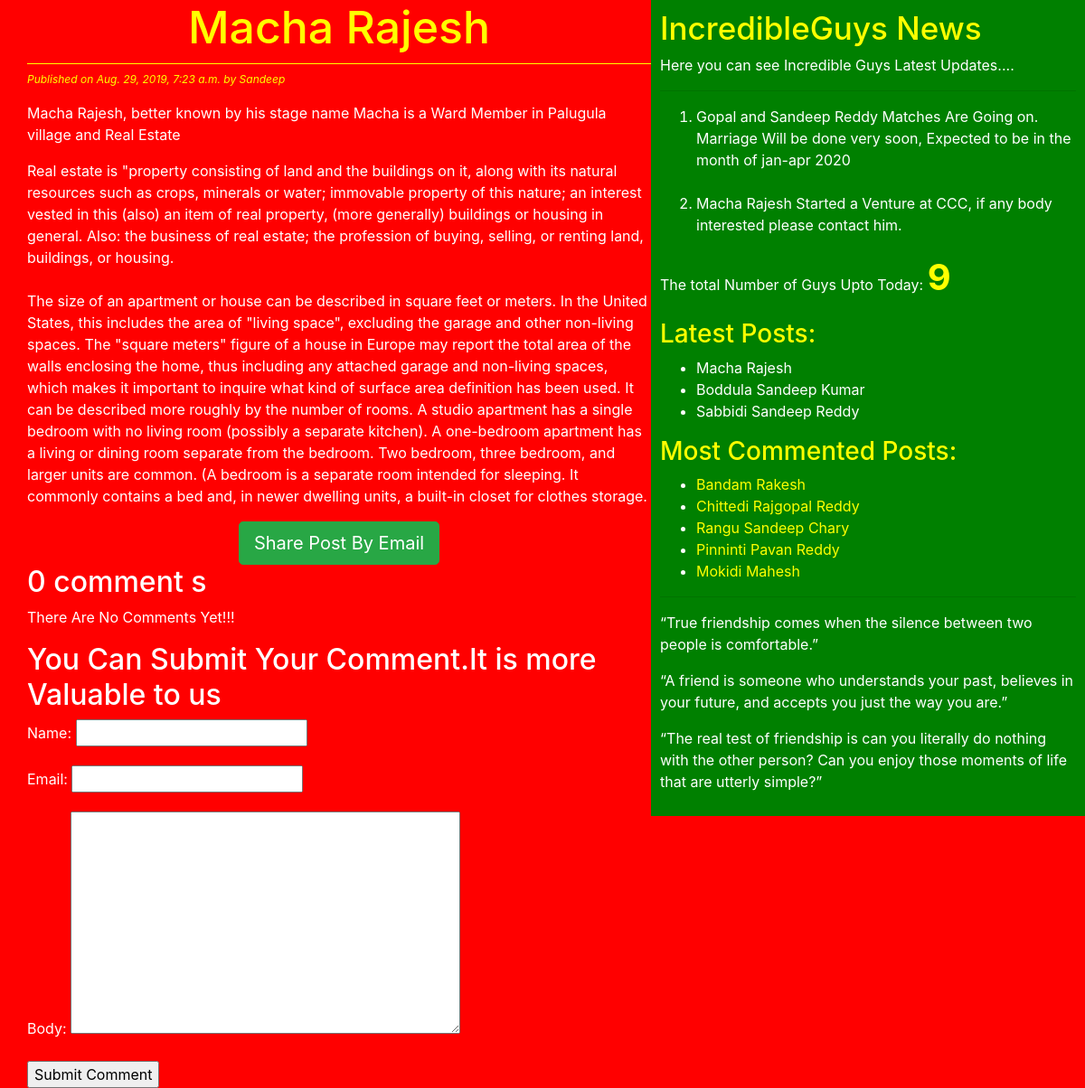
The app's page /2019/08/29/macha-rajesh/, older data.
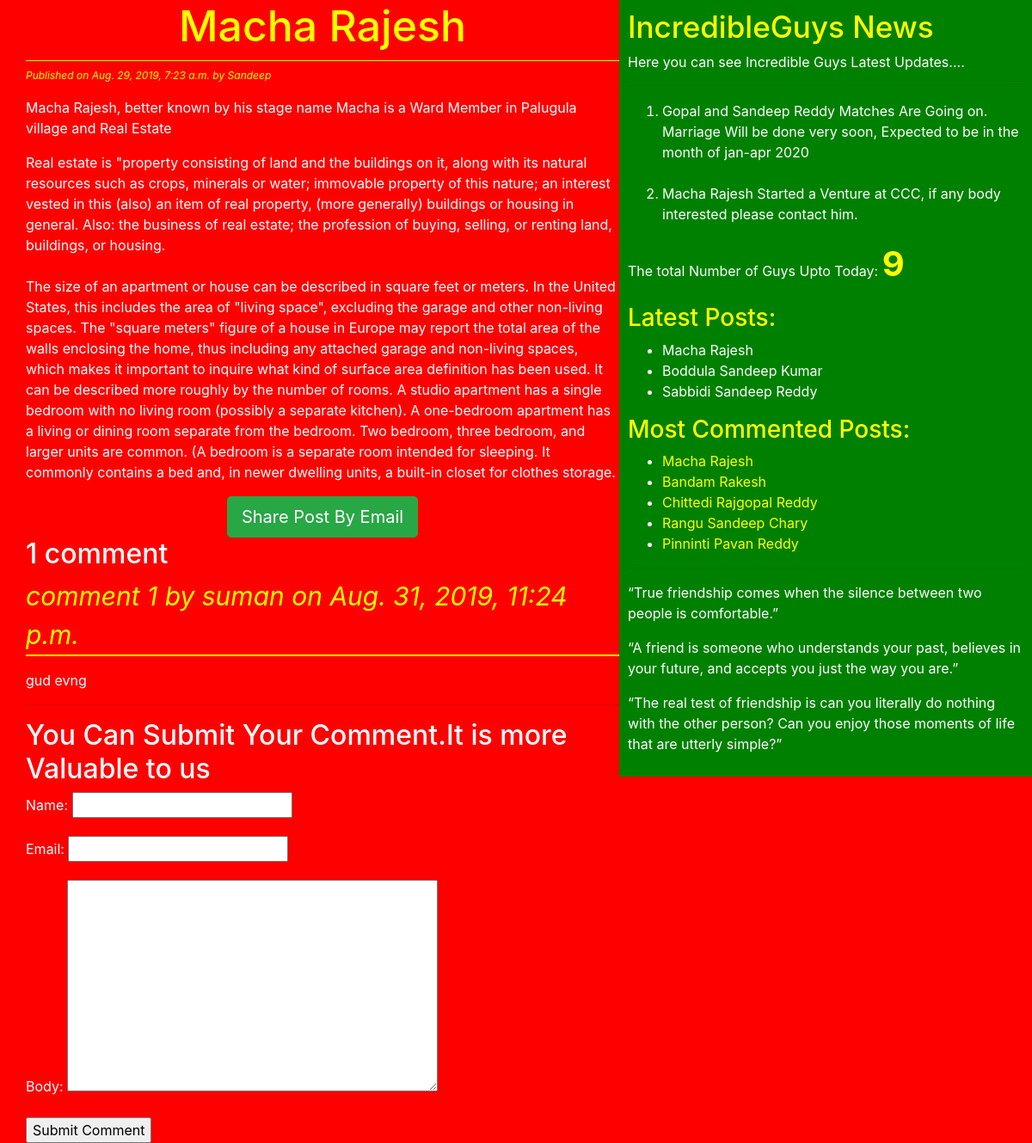
The same page, newer data.
### blog/models.py (models this page shows, shortened)
class Post(models.Model):
    STATUS_CHOICES = (('draft','Draft'),('published','published'))
    title = models.CharField(max_length=256)
    slug = models.SlugField(max_length=264,unique_for_date='publish')
    author = models.ForeignKey(User,on_delete=models.CASCADE,related_name='blog_posts')
    body = models.TextField()
    publish = models.DateTimeField(default=timezone.now)
    created = models.DateTimeField(auto_now_add=True)
    update = models.DateTimeField(auto_now=True)
    status = models.CharField(max_length=10,choices=STATUS_CHOICES,default='draft')
    objects = CustomManager()
    tags = TaggableManager()
    class Meta:
        ordering = ('-publish',)
    def get_absolute_url(self):
        return reverse('post_detail', args=[self.publish.year, self.publish.strftime('%m'), self.publish.strftime('%d'), self.slug])

class Comment(models.Model):
    post = models.ForeignKey(Post,on_delete=models.CASCADE, related_name='comments')
    name = models.CharField(max_length=32)
    email = models.EmailField()
    body = models.TextField()
    created = models.DateTimeField(auto_now_add=True)
    updated = models.DateTimeField(auto_now=True)
    active = models.BooleanField(default=True)
    class Meta:
        ordering = ('-created', )

### blog/views.py (the view)
# urls.py: url(r'^(?P<year>[0-9]{4})/(?P<month>[0-9]{2})/(?P<day>[0-9]{2})/(?P<post>[-\w]+)/$', views.post_detail_view,
def post_detail_view(request, year, month, day, post):
    post = get_object_or_404(Post, slug=post, status='published',
                           publish__year=year,
                           publish__month=month,
                           publish__day=day)
    comments = post.comments.filter(active=True)
    csubmit = False
    if request.method == 'POST':
        form = CommentForm(request.POST)
        if form.is_valid():
            new_comment = form.save(commit=False)
            new_comment.post = post
            new_comment.save()
            csubmit = True
    else:
        form = CommentForm()
    return render(request, 'blog/post_detail.html', {'post': post, 'form':form, 'csubmit':csubmit, 'comments':comments})

### blog/forms.py
class CommentForm(forms.ModelForm):
    class Meta:
        model = Comment
        fields = ('name', 'email', 'body')

### blog/models.py (called while the page is built)
    def get_queryset(self):
        return super().get_queryset().filter(status='published')

### blog/templatetags/blog_tags.py (called while the page is built)
@register.simple_tag
def total_posts():
    return Post.objects.count()

@register.inclusion_tag('blog/latest_post123.html')
def show_latest_posts():
    latest_posts = Post.objects.order_by('-publish')[ :3]
    return{'latest_posts': latest_posts}

@register.simple_tag
def get_most_commented_posts(count=5):
    return Post.objects.annotate(total_comments=Count('comments')).order_by('-total_comments')[:count]

### templates/blog/post_detail.html (shortened to what this page needs)
<!DOCTYPE html>
{%extends 'blog/base.html' %}
{%block content%}
<h1>{{post.title}}</h1>
<p id="date">Published on {{post.publish}} by {{post.author|title}}</p>
{{post.body|linebreaks}}
<div class="container" align="center">
    <a href="/{{post.id}}/share" class="btn btn-lg btn-success">Share Post By Email</a>
</div>
{% with comments.count as comments_count %}
     <h2>{{comments.count}} comment {{comments_count|pluralize}}</h2>
{% endwith %}
{% if comments %}
    {% for comment in comments %}
        <p id="ch">comment {{forloop.counter}} by {{comment.name}} on {{comment.created}}</p>
    <div class="cb">{{comment.body|linebreaks}}</div>
    {% endfor %}
<hr>
{% else %}
   <p>There Are No Comments Yet!!!</p>
{% endif %}
{% if csubmit %}
    <h2>Your Comment Added Succesfully</h2>
{% else %}
<h2>You Can Submit Your Comment.It is more Valuable to us</h2>
    <form method="post">
        {{form.as_p}}
        <input type="submit" value="Submit Comment">
    </form>
{% endif %}
{%endblock%}

### templates/blog/base.html (shortened to what this page needs)
<!DOCTYPE html>
{% load staticfiles %}
{% load blog_tags %}
<html lang="en">
<head>
    <link rel="stylesheet" href="https://stackpath.bootstrapcdn.com/bootstrap/4.2.1/css/bootstrap.min.css">
     <link rel="stylesheet" href="{%static 'css/blog1.css' %}">
</head>
<body>
<div class="content">
    {%block content%}   {%endblock%}
</div>
<div class="sidebar">
     <h4>IncredibleGuys News</h4>
    <p>Here you can see Incredible Guys Latest Updates....</p>
    <hr>
    <ol>
        <li>Gopal and Sandeep Reddy Matches Are Going on. Marriage Will be done very soon, Expected to be in the month of jan-apr 2020 </li><br>
        <li>Macha Rajesh Started a Venture at CCC, if any body interested please contact him.</li>
    </ol>
    <p>The total Number of Guys Upto Today: <span id="pcount">{% total_posts %}</span></p>
    <h3>Latest Posts: </h3> {% show_latest_posts %}
    <h3>Most Commented Posts: </h3>
    {% get_most_commented_posts as most_commented_posts %}
    <ul>
        {% for post in most_commented_posts %}
        <li><a href="{{post.get_absolute_url}}" class="red" >{{post.title}}</a></li>
        {% endfor %}
    </ul>
    <hr>
    <p>“True friendship comes when the silence between two people is comfortable.”</p>
    <p>“A friend is someone who understands your past, believes in your future, and accepts you just the way you are.”</p>
    <p>“The real test of friendship is can you literally do nothing with the other person? Can you enjoy those moments of life that are utterly simple?”</p>
</div>
</body>
</html>

### templates/blog/latest_post123.html
<ul>
    {% for post in latest_posts %}
    <li> <a href="{{post.get_absolute_url}}">{{post.title}}</a> </li>
    {% endfor %}
</ul>

### static/css/blog1.css (style rules this page uses)
.content { width: 60%; float: left; padding: 0 0 0 30px; background: red; height: 100%; }
.sidebar { width: 40%; float: right; padding: 10px; background: green; height: 100%; color: white; }
h1 { text-align: center; border-bottom: 1px solid yellow; padding-bottom: 10px; }
body { color: white; background: red; }
#date { color: yellow; font-size: 12px; font-style: italic; }
a { color : white; text-decoration : none; }
.red { color : yellow; text-decoration: none; }
#ch { color: yellow; font-size: 30px; font-style: italic; border-bottom:2px solid yellow; }
#pcount { font-size: 40px; color: yellow; font-weight: bold; }
h1 { color: yellow; font-size:50px; }
h3 { color: yellow; }
h4 { color: yellow; font-size:35px; }

Row changes from the older to the newer data that the page shows:
no longer on this page (row unchanged): Post: title "Mokidi Mahesh", shown under "Most Commented Posts:"
now on one of the page's lists (row unchanged): Post: title "Macha Rajesh"
added Comment: name "suman", created "Aug. 31, 2019, 11:24 p.m.", body "gud evng"
Text that changed along with them:
{{ comments.count }}: "0" → "1"
text no longer shown: "There Are No Comments Yet!!!"
